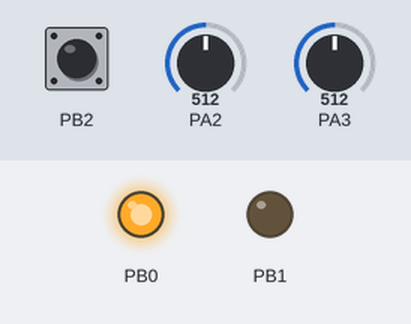
A program run on a simulated ATtiny44, built with avr-gcc and emulated at 1 MHz. Shown: output pins drawn as LEDs (lit = HIGH). The test bench sets the inputs (shaded band); at power-on: PB2 HIGH, PA2 = 512, PA3 = 512.

Above: at 1.2 s.
1.3 s: PB2 pulled LOW for 0.15 s
At 2.1 s:
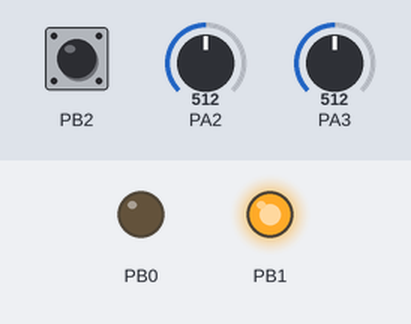
At 12.1 s:
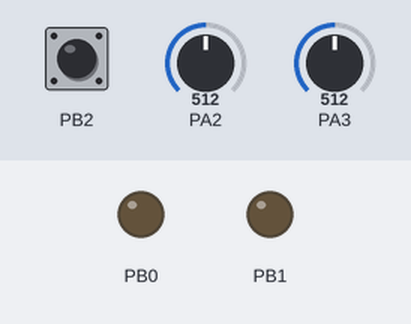
Timing chart, 0 to 12.8 s (numbered marks = the images above; inputs shaded):
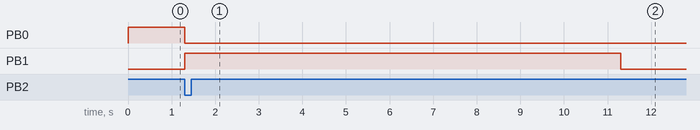

Measured:
- after the input at 1.3 s, PB0: HIGH → LOW at once; PB1: LOW → HIGH at once, → LOW 10.0 s later

The program:

main.c
```c
/*
 * main.c
 *
 * Created: 22.12.2016 19:00:13
 * Author : Patrick Steinforth (dev@steinforth.eu)
 */

#include <avr/io.h>
#include <avr/interrupt.h>
#include <inttypes.h> //int8_t and similar datatypes
#include <avr/wdt.h> //watchdog

#ifndef F_CPU
/* Define CPU frequency F_CPU if F_CPU was not already defined
   (e.g. by command line parameter for compiler within
   a Makefile). Warn if no frequency was passed by parameter. */
#warning "F_CPU was not defined and will be set to 1MHz"
#define F_CPU 1000000UL     /* Internal oscillator with 1.0000 MHz (prescaled by 8) */
#endif

#ifndef F_TIMER_INT
/* Define how often Timer1 Interrupt service routine is called
   (e.g. by command line parameter for compiler within
   a Makefile). Warn if no frequency was passed by parameter. */
#warning "F_TIMER_INT was not defined and will be set to 256"
#define F_TIMER_INT 256UL     /* Interrupt called every 1000/F_TIMER_INT= x milliseconds */
#endif
#if F_TIMER_INT > 256
#error "F_TIMER_INT must be in the range between 1 and 256 because we use a 8 bit variable."
#endif
#if F_TIMER_INT < 1
#error "F_TIMER_INT must be in the range between 1 and 256 because we use a 8 bit variable."
#endif

#ifndef TIMER_PRESCALER
/* Set hardware prescaler of timer
   (e.g. by command line parameter for compiler within
   a Makefile). Warn if no prescaler was passed by parameter.
   Value has to match the timer/counter configuration. */
#warning "TIMER_PRESCALER was not defined and will be set to 1"
#define TIMER_PRESCALER 1UL     /* Timer counts every TIMER_PRESCALER clock cycle */
#endif

#ifndef ADC_AVERAGE_STEPS
/* Define from how much analog digital conversions the average will be calculated. */
#warning "ADC_AVERAGE_STEPS was not defined and will be set to 3"
#define ADC_AVERAGE_STEPS 3
#endif
#if ADC_AVERAGE_STEPS > 31
#error "ADC_AVERAGE_STEPS must be in the range between 1 and 31 so we can use one single 8 bit variable for all ADC[1:7] pins."
#endif
#if ADC_AVERAGE_STEPS < 1
#error "ADC_AVERAGE_STEPS must be in the range between 1 and 31 so we can use one single 8 bit variable for all ADC[1:7] pins."
#endif

#ifndef MAX_BLINKING_TIME
/* Define the maximum blinking time in seconds. This value will be set if potentiometer is in maximum position. */
#warning "MAX_BLINKING_TIME was not defined and will be set to 20"
#define MAX_BLINKING_TIME 20
#endif
#if MAX_BLINKING_TIME > 255
#error "MAX_BLINKING_TIME must be in the range between 1 and 255."
#endif
#if MAX_BLINKING_TIME < 1
#error "MAX_BLINKING_TIME must be in the range between 1 and 255."
#endif

#ifndef MAX_BUZZER_LOCKED_TIME
/* Define the maximum buzzer blocking time in TENs of seconds. This value will be set if potentiometer is in maximum position.
Example: A value of 37 results in a lock time of 37*10=370 seconds = 5 minutes 10 seconds*/
#warning "MAX_BUZZER_LOCKED_TIME was not defined and will be set to 2"
#define MAX_BUZZER_LOCKED_TIME 2
#endif
#if MAX_BUZZER_LOCKED_TIME > 255
#error "MAX_BUZZER_LOCKED_TIME must be in the range between 1 and 255."
#endif
#if MAX_BUZZER_LOCKED_TIME < 1
#error "MAX_BUZZER_LOCKED_TIME must be in the range between 1 and 255."
#endif

#ifndef MAX_BUZZER_LOCKED_ADJUSTMENT
/* Define the maximum time range by which the buzzer lock time can be adjusted with potentiometer
 in TENs of seconds. If MAX_BUZZER_LOCKED_TIME is greater than MAX_BUZZER_LOCKED_ADJUSTMENT, the
 buzzer lock time can be adjusted in the interval from
 (MAX_BUZZER_LOCKED_TIME - MAX_BUZZER_LOCKED_ADJUSTMENT) to MAX_BUZZER_LOCKED_TIME. This makes it
 easier to control the buzzer lock time with the potentiometer to the correct value.
Example: MAX_BUZZER_LOCKED_TIME = 45 (450 seconds), MAX_BUZZER_LOCKED_ADJUSTMENT = 30 (300 seconds).
 This results in a buzzer lock time interval from 15 (150 seconds) to 45 (450 seconds) that can be
 selected by potentiometer.*/
#warning "MAX_BUZZER_LOCKED_ADJUSTMENT was not defined and will be set to 30"
#define MAX_BUZZER_LOCKED_ADJUSTMENT 30
#endif
#if MAX_BUZZER_LOCKED_ADJUSTMENT > 255
#error "MAX_BUZZER_LOCKED_ADJUSTMENT must be in the range between 1 and 255."
#endif
#if MAX_BUZZER_LOCKED_ADJUSTMENT < 1
#error "MAX_BUZZER_LOCKED_ADJUSTMENT must be in the range between 1 and 255."
#endif


#define MAX_ADC_VALUE 256
//Maximum value of ADC conversion. 256 because of 8 bit resolution.

#define OC_MATCH_VAL ((F_CPU / (TIMER_PRESCALER * F_TIMER_INT)) -1)
/* We count F_TIMER_INT times to the above calculated value. After that, one second is gone. Ok, this
is not completely correct, we have to account for a divisions remainder in the last step. This will
calculated next. We subtract 1 because timer period equals output compare register plus one.*/
#define REMAINDER (F_CPU % (TIMER_PRESCALER * F_TIMER_INT))

#if (OC_MATCH_VAL+REMAINDER) > 65535
#error "Configuration would result in overflow of timer/counter register. Increase F_TIMER_INT or TIMER_PRESCALER."
#endif

//#define LED_BUZZER_ACTIVE PORTB0
//#define BUZZER PORTB2

typedef enum {WAIT_FOR_KEYPRESS=0, BLINKING, BUZZER_LOCKED} state_t;

typedef struct {//0 = false/no, 1 = true/yes, -1 = don't care
	//Outputs
	int8_t buzzer_enabled; //(LED)
	int8_t relais_enabled;
	//Inputs / requirements for state transition
	int8_t buzzer_pressed;
	int8_t timer_counting;
	//Next state
	state_t next_state;
	} strobe_state_t;

uint8_t volatile counter_seconds = 0;
uint8_t volatile counter_minutes = 0;
int8_t volatile buzzer_was_pressed = 0;
uint8_t volatile trimmer_BLINKING = 128;
uint8_t volatile trimmer_BUZZER_LOCKED = 128;

//Interrupt Service Routine for INT0
ISR(EXT_INT0_vect)
{
	buzzer_was_pressed = 1;
	GIMSK &= ~(1 << INT0); //turn interrupt off, so we do not have to debounce the push-button
}

//Interrupt Service Routine for timer 1 compare matches
ISR(TIM1_COMPA_vect)
{
	    static uint8_t prescaler=(uint8_t)F_TIMER_INT;

	    if( --prescaler == 0 ) {
		    prescaler = (uint8_t)F_TIMER_INT;
		    if( --counter_seconds <= 0 )
			{
				if (counter_minutes > 0)
				{
					counter_minutes--;
					counter_seconds = 59;
				}
				else
				{//we are done
					TCCR1B &= ~(1 << CS12 | 1<< CS11 | 1 << CS10); //disable timer/counter
					//TCNT1 = 0x0000; //clear counter (we use the clear timer on compare match mode)
				}
			}
#if REST==0												//if there is a remainder
	    }
#else
	    OCR1A = OC_MATCH_VAL + REMAINDER;             // account for remainder in last call of ISR for every second
	    } else {
	    OCR1A = OC_MATCH_VAL;                    // use default value in any other cases
    }
#endif
}

ISR(ADC_vect)
{
	static uint8_t adc_iteration = 0;
	static uint16_t intermediate_result_BLINKING = 0;
	static uint16_t intermediate_result_BUZZER_LOCKED = 0;

	switch(adc_iteration / (ADC_AVERAGE_STEPS + 1)) //get conversion for ADC pin 0..(USED_ADC_PINS-1), plus 1 because the first conversion result will be discarded
	{
		case 0: // PA3 respectively ADC3
			if (adc_iteration % (ADC_AVERAGE_STEPS+1) == 0)
			{
				//First conversion result after ADC multiplexer change should be discarded
				intermediate_result_BLINKING = 0; //init temp variable
			}
			else
			{
				intermediate_result_BLINKING += ADCH;
			}
			if (1 * (ADC_AVERAGE_STEPS+1) -1 == adc_iteration)
			{
				// last iteration for this ADC pin
				trimmer_BLINKING = intermediate_result_BLINKING / ADC_AVERAGE_STEPS;
				ADMUX &= ~(1 << MUX5 | 1 << MUX4 | 1 << MUX3 | 1 << MUX2 | 1 << MUX1 | 1 << MUX0);
				ADMUX |= (1 << MUX1); //make conversion for other input next (ADC2)
			}
			ADCSRA |= (1 << ADSC); //do further conversion
			adc_iteration++;
			break;
		case 1: // PA2 respectively ADC2
			if (adc_iteration % (ADC_AVERAGE_STEPS+1) == 0)
			{
				//First conversion result after ADC multiplexer change should be discarded
				intermediate_result_BUZZER_LOCKED = 0; //init temp variable
			}
			else
			{
				intermediate_result_BUZZER_LOCKED += ADCH;
			}
			if (2 * (ADC_AVERAGE_STEPS+1) -1 == adc_iteration)
			{
				// last iteration for this ADC pin
				trimmer_BUZZER_LOCKED = intermediate_result_BUZZER_LOCKED / ADC_AVERAGE_STEPS;
				ADMUX &= ~(1 << MUX5 | 1 << MUX4 | 1 << MUX3 | 1 << MUX2 | 1 << MUX1 | 1 << MUX0);
				ADMUX |= (1 << MUX1 | 1 << MUX0); //make conversion for other input next (ADC3)

				//all ADC-pin values calculated. Re-init some variables, for the case that a new conversion will be started.
				adc_iteration = 0;
				ADCSRA &= ~(1 << ADEN); //turn ADC off
			}
			else
			{
				adc_iteration++;
				ADCSRA |= (1 << ADSC); //do further conversion
			}
			break;
		default:
			adc_iteration++;
		//should never be reached
	}
}


void init(void)
{
	//TODO: = instead of |= is enough, if init() is only called after a microcontroller reset because in that case I/O register include default values (0 in most cases)

	//Setup external interrupt INT0
	MCUCR = (1 << ISC01); //look for falling edges
	GIMSK = (1 << INT0); //enable INT0 interrupt

	//Configure pins
	//PORTxn is input if DDxn = 0, output if DDxn = 1;
	//if PORTxn = 1 and input => pull-up resistor activated
	//if pin configured as output then PORTxn determines high (1) or low (0) state
	//writing 1 to PINxn toggles value of PORTxn
	PORTB = (1 << PORTB2);
	PORTB |= (1 << PORTB3); //activate pull-up resistors for unused pins
	PORTA |= (1 << PORTA7 | 1 << PORTA6 | 1 << PORTA5 | 1 << PORTA4 | 1 << PORTA1 | 1 << PORTA0); //activate pull-up resistors for unused pins
	DDRB = (1 << DDB0 | 1 << DDB1);
	//_NOP(); //nop for synchronisation

	//Configure Timer1
	TCCR1B = (1 << WGM12); //clear timer on compare match
	OCR1A = OC_MATCH_VAL; //Set value for interrupt
	TIMSK1 = (1 << OCIE1A); //enable interrupt on compare match

	//Configure Analog Digital Converter
	DIDR0 = (1 << ADC3D | 1 << ADC2D); //Disable digital input to ADC pins (not required but reduces power consumption)
	ADMUX = (1 << MUX1 | 1 << MUX0); //Select ADC3 as input for ADC
	ADCSRB = (1 << ADLAR); //Left adjust conversion result (so it's possible to read the 8 most significant bits in a easy way, 10 bit resolution not required)
	ADCSRA = (1 << ADPS1 | 1 << ADPS0 | 1 << ADIE | 1 << ADEN | 1 << ADSC); //Set ADC prescaler to 8; enable ADC interrupt; enable ADC; start conversion

	WDTCSR = (1 << WDE | 1 << WDP1 | 1 << WDP0); // Enable watchdog with 16K watchdog oscillator (128 kHz) cycles --> 0.125s until reset. CPU cycles within 0.125s: 1000000/(1/0.125)=125000

	//Enable interrupts globally
	sei();
}

int main(void)
{
	init();

	state_t fsm_state = WAIT_FOR_KEYPRESS;
	uint16_t adjustable_BUZZER_LOCKED_time = 0;

	strobe_state_t state_table[3] = {
	   // buzzer_enabled
	   // |   relais_enabled
	   // |   |   buzzer_pressed
	   // |   |   |   timer_counting
	   // |   |   |   |  next_state
		{ 1,  0,  1, -1, BLINKING}, //S_0 (WAIT_FOR_KEYPRESS)
		{ 0,  1, -1,  0, BUZZER_LOCKED}, //S_1 (BLINKING)
		{ 0,  0, -1,  0, WAIT_FOR_KEYPRESS}, //S_2 (BUZZER_LOCKED)
	};

    while (1)
    {
		wdt_reset();

		if (state_table[fsm_state].buzzer_enabled)
		{
			PORTB |= (1 << PORTB0);
		}
		else
		{
			PORTB &= ~(1 << PORTB0);
		}
		if (state_table[fsm_state].relais_enabled)
		{
			PORTB |= (1 << PORTB1);
		}
		else
		{
			PORTB &= ~(1 << PORTB1);
		}

		if (
			!(
				(state_table[fsm_state].buzzer_pressed == -1 ) ||
				(state_table[fsm_state].buzzer_pressed == 1 && buzzer_was_pressed) ||
				(state_table[fsm_state].buzzer_pressed == 0 && !buzzer_was_pressed)
			)
		)
		{
			continue;
		}
		int8_t timer_is_running = TCCR1B & (1 << CS12 | 1 << CS11 | 1 << CS10);  //timer is active if at least one bit of CS12, CS11 or CS10 is set
		if (
			!(
				(state_table[fsm_state].timer_counting == -1 ) ||
				(state_table[fsm_state].timer_counting == 1 && timer_is_running) ||
				(state_table[fsm_state].timer_counting == 0 && !timer_is_running)
				)
			)
		{
			continue;
		}

		fsm_state = state_table[fsm_state].next_state;
		if (fsm_state == WAIT_FOR_KEYPRESS)
		{
			if (GIFR & (1 << INTF0))
			{
				GIFR = (1 << INTF0); //clear External Interrupt Flag
			}
			GIMSK = (1 << INT0); //enable external interrupt
		}
		if (fsm_state == BLINKING)
		{
			buzzer_was_pressed = 0;

			counter_seconds = (trimmer_BLINKING / (MAX_ADC_VALUE / MAX_BLINKING_TIME)) % 60;
			counter_minutes = (trimmer_BLINKING / (MAX_ADC_VALUE / MAX_BLINKING_TIME)) / 60;
			if (counter_minutes <= 0 && counter_seconds <= 0)
			{
				counter_seconds = 1; //at least 1 second in BLINKING state
			}
			//counter_minutes = 0;
			//counter_seconds = 2;
			TCCR1B |= (1 << CS10); //set prescaler to 1 and enable timer/counter
		}
		if (fsm_state == BUZZER_LOCKED)
		{
			if (MAX_BUZZER_LOCKED_TIME > MAX_BUZZER_LOCKED_ADJUSTMENT)
			{
				adjustable_BUZZER_LOCKED_time = (uint16_t)(trimmer_BUZZER_LOCKED / (MAX_ADC_VALUE / (MAX_BUZZER_LOCKED_ADJUSTMENT * 10.0)));
			}
			else
			{
				adjustable_BUZZER_LOCKED_time = (uint16_t)(trimmer_BUZZER_LOCKED / (MAX_ADC_VALUE / (MAX_BUZZER_LOCKED_TIME * 10.0)));
			}

			if (MAX_BUZZER_LOCKED_TIME > MAX_BUZZER_LOCKED_ADJUSTMENT)
			{
				adjustable_BUZZER_LOCKED_time += ((uint16_t)(MAX_BUZZER_LOCKED_TIME - MAX_BUZZER_LOCKED_ADJUSTMENT)) * 10;
			}

			counter_seconds = (uint8_t)(adjustable_BUZZER_LOCKED_time % 60);
			counter_minutes = (uint8_t)(adjustable_BUZZER_LOCKED_time / 60);

			if (counter_minutes <= 0 && counter_seconds <= 0)
			{
				counter_seconds = 1; //at least 1 second in BUZZER_LOCKED state
			}

// 			counter_minutes = 10;
// 			counter_seconds = 35;

			TCCR1B |= (1 << CS10); //set prescaler to 1 and enable timer/counter
		}

    }
}
```
